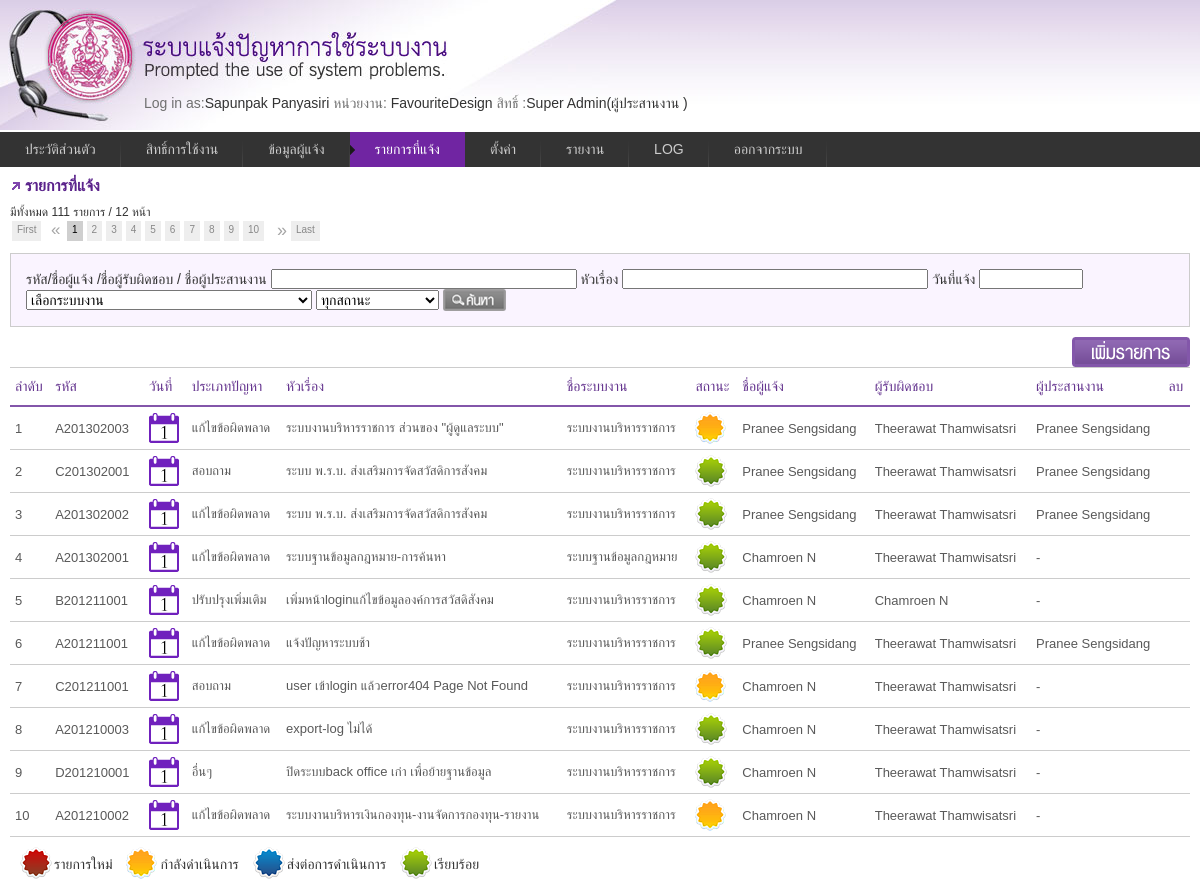
The app's page /request_list.php (signed in) with its own data.
### tables this page shows
CREATE TABLE `informent` (
  `ID` int(11) NOT NULL auto_increment,
  `Code` varchar(10) default NULL,
  `Name` varchar(50) default NULL,
  `lastname` varchar(50) default NULL,
  `usertypeid` int(11) default NULL,
  `UserGroupID` int(11) default NULL,
  `DepartmentID` int(11) default NULL,
  `DivisionID` int(11) default NULL,
  `GroupID` int(11) default NULL,
  `HumanType` int(11) default NULL,
  `IdCard` varchar(17) default NULL,
  `Tel` varchar(11) default NULL,
  `Email` varchar(255) default NULL,
  `Password` varchar(50) default NULL,
  `DateRegister` datetime default NULL,
  PRIMARY KEY  (`ID`)
);

CREATE TABLE `usergroup` (
  `ID` int(10) NOT NULL auto_increment,
  `Code` varchar(10) default NULL,
  `UserGroupName` varchar(50) default NULL,
  `UserDate` date default NULL,
  `CanAccessAll` char(10) default NULL,
  `level` char(1) default NULL,
  PRIMARY KEY  (`ID`)
);

CREATE TABLE `request_lists` (
  `id` int(11) NOT NULL auto_increment,
  `code` varchar(20) default NULL,
  `problemtype` varchar(40) default NULL,
  `title` varchar(255) default NULL,
  `status` varchar(30) default NULL,
  `chk_send` varchar(255) default NULL,
  `system_note` longtext,
  `response_note` longtext,
  `coordinator_note` longtext,
  `send_note` longtext,
  `active_date` datetime default NULL,
  `send_date` datetime default NULL,
  `new_date` datetime default NULL,
  `operation_date` datetime default NULL,
  `complete_date` datetime default NULL,
  `systemid` int(11) default NULL,
  `orderid` int(11) default NULL,
  `responsibleid` int(11) default NULL,
  `coordinatorid` int(11) default NULL,
  `ownid` int(11) default NULL,
  `service` varchar(255) default NULL,
  `system_success` char(1) default NULL,
  `response_success` char(1) default NULL,
  `operation_detail` text,
  `result` text,
  `test` text,
  `future` text,
  `admin_id` int(11) default NULL,
  `rso_name` varchar(255) default NULL,
  `rso_date` date default NULL,
  `rso_channel` varchar(255) default NULL,
  PRIMARY KEY  (`id`)
);

CREATE TABLE `problemtype` (
  `ID` int(11) NOT NULL auto_increment,
  `Code` varchar(255) default NULL,
  `ProblemName` varchar(255) default NULL,
  `abbr` char(50) default NULL,
  PRIMARY KEY  (`ID`)
);

CREATE TABLE `system` (
  `ID` int(10) NOT NULL auto_increment,
  `Code` varchar(10) default NULL,
  `SystemName` varchar(200) default NULL,
  `name_eng` varchar(255) default NULL,
  PRIMARY KEY  (`ID`)
);

CREATE TABLE `problemstatus` (
  `id` int(11) NOT NULL auto_increment,
  `name` varchar(255) default NULL,
  `img` varchar(255) default NULL,
  PRIMARY KEY  (`id`)
);

### include/function.php (called while the page is built, shortened)
<?php
function GetData($tablename, $id)
{
    if($id!='' && $tablename !='')
    {
      $result = mysql_query("SELECT * FROM ".$tablename." WHERE ID=".$id) or die("Error".mysql_error());
      $row = mysql_fetch_array($result);
    }
    return @$row;
}
function DB2Date($Dt)
{
		if($Dt!=NULL && $Dt!="0000-00-00 00:00:00"){
			list($date,$time) = explode(" ",$Dt);
			list($y,$m,$d)   = explode("-",$date);
			return $d."/".$m."/".($y+543);
		}else{
			return ""; }
}
function GetProblemType($id){
	$result=mysql_query("select problemname FROM problemtype where id=".$id);
	$item=mysql_fetch_assoc($result);
	return $item['problemname'];
}
function GetSystem($id,$ch){
	$sql="select b.systemname as name,b.id as id from request_lists a";
	$sql=$sql." left join system b on a.systemid=b.id";
    $sql=$sql." where a.id='".$id."'";
	$result=mysql_query($sql);
	$item=mysql_fetch_assoc($result);
	if($ch){
		return $item['name'];
	}else{
		return $item['id'];
	}
}
function GetProblemStatus($id,$ch=FALSE){
	$result=mysql_query("SELECT img,name FROM problemstatus WHERE id=".$id);
	$item=mysql_fetch_assoc($result);
	if($ch) {return $item['img'];}else{return $item['name'];}
}
function GetUser($id,$ch,$bool=false){
	switch ($ch){
		case "order":
			$sql="select concat(name,' ',lastname) as name,tel from request_lists a ";
			$sql.=" inner join  informent b on a.orderid=b.id  group by b.name,a.orderid HAVING a.orderid=".$id;
			$result=mysql_query($sql);
			$item=mysql_fetch_assoc($result);
			return $item;
		case "response":
			$sql="select concat(name,' ',lastname) as name,tel from request_lists a ";
			$sql .=" inner join  informent b on a.responsibleid=b.id  group by b.name,a.responsibleid HAVING a.responsibleid=".$id;
			$result=mysql_query($sql);
			$item=mysql_fetch_assoc($result);
			if($bool){
				return $item['tel'];
			}else {return $item['name'];}
		case "coor":
			$sql="select concat(name,' ',lastname) as name from request_lists a ";
			$sql.=" inner join  informent b on a.coordinatorid=b.id  group by b.name,a.coordinatorid having a.coordinatorid=".$id;
			$result=mysql_query($sql);
			$item=mysql_fetch_assoc($result);
			return $item['name'];
	}
}
function GetUserType($id){
	 $type=array("","ผู้รับผิดชอบ","ผู้ประสานงาน ","เจ้าของระบบ","ผู้ใช้งาน");
	 return $type[$id];
}
function GetDiv($id,$type=false){
	$type=($type==false)?"orderid":$type;
	$sql="select c.divisionname as name from request_lists a";
	$sql=$sql." inner join informent  b on a.".$type."=b.id";
	$sql=$sql." inner join division c on b.divisionid=c.id";
	$sql=$sql." group by c.divisionname,a.".$type.",c.id,b.id,b.divisionid having a.".$type."=".$id;
	$result=mysql_query($sql);
	$item=mysql_fetch_assoc($result);
	return $item['name'];
}
?>

### include/class_userlogin.php (called while the page is built, shortened)
<?php
class UserLogin{
 function GetPermission($pm_code)
 {
	$sql="select * from usergroup_permission where usergroupid=".$_SESSION["usergroupid"]." and code=".$pm_code;
	$result=mysql_query($sql)or die('Invalid query: ' . mysql_error());
	if($result){
		$item=mysql_fetch_assoc($result);
	}else{ $item="";}
	return $item;
 }
}
?>

### request_list/list.php (the view, shortened to what this page needs)
<h3>รายการที่แจ้ง</h3>
<?php
	$p_name=(@$_GET['name']!="")?" and (a.code='".$_GET['name']."' or coordinatorid in(select id from informent where name LIKE '%".$_GET['name']."%') or responsibleid in (select id from informent where name LIKE '%".$_GET['name']."%') or orderid in(select id from informent where name LIKE '%".$_GET['name']."%') )" :"";
	$p_system=(@$_GET['s_system']!="")?" and systemid='".$_GET['s_system']."'" :"";
	$p_newdate=(@$_GET['new_date']!="")?" and substr(new_date,1,10)='".DateTH2DB($_GET['new_date'])."'" :"";
	$p_status=(@$_GET['s_status']!="")?" and status='".$_GET['s_status']."'" :"";
	$p_title=(@$_GET['title']!="")? " and title LIKE'%".$_GET['title']."%'":"";
?>
<?php
	   if($_SESSION['usertype']=='4'){
		   $sql="select a.*,b.* from request_lists a";
		   $sql .=" left join informent b on a.orderid=b.id ";
		   $sql .=" where a.systemid in(select b.systemid from informent c";
		   $sql .=" left join user_systems b on c.id=b.userid)";
		   $sql .=" and a.orderid='".@$_SESSION["id"]."' ".$p_name.$p_system.$p_newdate.$p_status.$p_title;
	   }else if ($_SESSION['usertype']=='2'){
			   $sql  ="select a.*,b.* from request_lists a";
			   $sql .=" left join informent b on a.coordinatorid=b.id ";
			   $sql .=" where a.systemid in(select b.systemid from informent c";
		   	   $sql .=" left join user_systems b on c.id=b.userid where b.userid='".$_SESSION['id']."')".$p_name.$p_system.$p_newdate.$p_status.$p_title;
	   }
			$view="select canaccessall from usergroup where canaccessall='1' and id=".$_SESSION['usergroupid'];
			$result=mysql_query($view) or die ("Error:".mysql_error());
			$item=mysql_fetch_assoc($result);
				if($_SESSION['usergroupid']=="2"){
						$sql="select a.* from request_lists a ";
						$sql .=" where  systemid in(select b.systemid from informent c left join user_systems b on c.id=b.userid where b.userid='".$_SESSION['id']."')";
						$sql .=$p_name.$p_system.$p_newdate.$p_status.$p_title;
				}else{
					if($item['canaccessall']=="1"){
						$sql="select a.* from request_lists a ";
						$sql .=" where  systemid in(select b.systemid from informent c left join user_systems b on c.id=b.userid where b.userid='".$_SESSION['id']."')";
						$sql .=$p_name.$p_system.$p_newdate.$p_status.$p_title;
					}
				}
	  $per_page=10;
	  $num_pages= 1;
                $page= @$_GET['page']!='' ? @$_GET['page'] : 1;
                        $result = mysql_query($sql);
                        $page_start = ( $per_page * $page) - $per_page;
                        $num_rows = mysql_num_rows($result);
                  if ( $num_rows <= $per_page )
                        $num_pages = 1;
                  else if ( ( $num_rows % $per_page ) == 0 )
                        $num_pages = ( $num_rows / $per_page );
                  else
                        $num_pages = ( $num_rows / $per_page ) + 1;
                $num_pages = ( int ) $num_pages;
                 $sql .= "  ORDER BY a.id DESC  LIMIT $page_start, $per_page";
                $result_1 = mysql_query($sql) or die("Invalid query: " . mysql_error());
?>
<span style="font-size:12px;">มีทั้งหมด <?=$num_rows;?> รายการ  / <?=$num_pages;?> หน้า </span><div id="pagenavi" ></div>
<div id="search">
<form method="get" >
    <span>รหัส/ชื่อผู้แจ้ง /ชื่อผู้รับผิดชอบ / ชื่อผู้ประสานงาน
      <input type="text" size="35" name="name" value="<?php echo @$_GET['name'] ?>"/>
    หัวเรื่อง <input type="text" size="35"  name="title" value="<?php echo @$_GET['title']?>" />
    </span>
    <span>
      วันที่แจ้ง
    <input type="text" name="new_date" class="datepicker" style="width:100px;" value="<?php echo @$_GET['new_date'];?>" />
      <select name="s_system">
            <option value="">เลือกระบบงาน</option>
        </select>
      <select name="s_status">
        <option value="">ทุกสถานะ</option>
      </select>
      <input name="search" type="submit" value="search" class="btn_search" />
      </span>
</form>
 </div>
<div id="btnBox">
 <input type="button" value="เพิ่มรายการ" onclick="document.location.href='request_list.php?act=form'"  class="btn_add" />
</div>
<table class="tblist" >
<tr>
  <th>ลำดับ</th>
  <th>รหัส</th>
  <th>วันที่</th>
  <th>ประเภทปัญหา</th>
  <th>หัวเรื่อง</th>
  <th>ชื่อระบบงาน</th>
  <th>สถานะ</th>
   <?php if($_SESSION['usertype']=='1' || $_SESSION['usertype']=='2' ): ?>
  <th>ชื่อผู้แจ้ง</th>
  <th>ผู้รับผิดชอบ</th>
  <th>ผู้ประสานงาน</th>
  <?php endif; ?>
  <th>ลบ</th>
  </tr>
<?php
	$i = ($page -1)* $per_page;
	while($item=mysql_fetch_assoc($result_1)):
	$i++;
  ?>
<tr >
  <td onclick="window.location='request_list.php?act=form&id=<?php echo $item['id']?>'" style="cursor:pointer;"><?php echo $i; ?></td>
  <td onclick="window.location='request_list.php?act=form&id=<?php echo $item['id']?>'" style="cursor:pointer;"><?php echo $item['code'];?>&nbsp;</td>
  <td onclick="window.location='request_list.php?act=form&id=<?php echo $item['id']?>'" style="cursor:pointer;">
  	<img src="images/calendar_ico.gif" width="30" height="30" title="แจ้งใหม่:<?php echo DB2Date($item['new_date'])?> <br> ดำเนินการ: <?php echo DB2Date($item['operation_date']) ?> <br> ส่งการดำเนินงาน :<?php echo DB2Date($item['send_date']) ?><br> แก้ไขเรียบร้อย: <?php echo DB2Date($item['complete_date'])?>" class="vtip"/>
  </td>
  <td onclick="window.location='request_list.php?act=form&id=<?php echo $item['id']?>'" style="cursor:pointer;"><?php echo GetProblemType($item['problemtype']); ?></td>
  <td onclick="window.location='request_list.php?act=form&id=<?php echo $item['id']?>'" style="cursor:pointer;"><?php echo trim($item['title']) ?></td>
  <td onclick="window.location='request_list.php?act=form&id=<?php echo $item['id']?>'"style="cursor:pointer;"><?php echo GetSystem($item['id'],true) ?></td>
  <td onclick="window.location='request_list.php?act=form&id=<?php echo $item['id']?>'" style="cursor:pointer;">
  	<img src="images/<?php  echo GetProblemStatus($item['status'],true);  ?>" width="32" height="32" title="<?php  echo GetProblemStatus($item['status'],false);  ?>" class="vtip" />
  </td>
  <?php if($_SESSION['usertype']=='1' || $_SESSION['usertype']=='2' ): ?>
  <td onclick="window.location='request_list.php?act=form&id=<?php echo $item['id']?>'" style="cursor:pointer;">
  	<?php $rs=GetUser($item['orderid'],'order')?><span title="หน่วยงาน :<?php echo GetDiv($item['orderid'])?><br>เบอร์ติดต่อ :<?php echo $rs['tel']?>" class="vtip"><?php echo $rs['name']; ?></span>
  </td>
  <td onclick="window.location='request_list.php?act=form&id=<?php echo $item['id']?>'" style="cursor:pointer;"><?php echo GetUser($item['responsibleid'],'response')?></td>
  <td onclick="window.location='request_list.php?act=form&id=<?php echo $item['id']?>'" style="cursor:pointer;"><?php echo ($item['coordinatorid']==0)?"-": GetUser($item['coordinatorid'],'coor');?></td>
  <?php endif; ?>
  <td>
  </td>
  </tr>
<tr>
<?php endwhile; ?>
</table>
<div id="status">
	<img src="images/new.png" width="32" height="32" title="รายการใหม่" />รายการใหม่
    <img src="images/process.png" width="32" height="32" title="กำลังดำเนินการ"/>กำลังดำเนินการ
    <img src="images/send.png" width="32" height="32" title="ส่งต่อการดำเนินการ"/>ส่งต่อการดำเนินการ
    <img src="images/complete.png" width="32" height="32" title="เรียบร้อย" />เรียบร้อย
</div>

### _menu.php (shortened to what this page needs)
<?
$currentUser = GetData("informent",$_SESSION['id']);
$group = GetData("usergroup",$_SESSION["usergroupid"]);
$agen=GetAgencie($_SESSION["id"]);
?>
<?
	$tmp = explode("/",$_SERVER['SCRIPT_NAME']);
		 $page_name = trim($tmp[count($tmp)-1]);
		$active_1_list = array('profile.php');
		$active_2_list = array('usergroup.php');
		$active_3_list = array('user.php');
		$active_4_list = array('request_list.php');
		$active_5_list = array('setting.php');
		$active_6_list = array('report.php');
		$active_7_list = array('logfile.php');
		if (in_array($page_name, $active_1_list))$m1_class = "current";	else	$m1_class = "";
		if (in_array($page_name, $active_2_list))$m2_class = "current";	else 	$m2_class = "";
		if (in_array($page_name, $active_3_list))$m3_class = "current";	else	$m3_class = "";
		if (in_array($page_name, $active_4_list))$m4_class = "current";	else	$m4_class = "";
		if (in_array($page_name, $active_5_list))$m5_class = "current";	else	$m5_class = "";
		if (in_array($page_name, $active_6_list))$m6_class = "current";	else	$m6_class = "";
		if (in_array($page_name, $active_7_list))$m7_class = "current";	else	$m7_class = "";
?>
<div id="head">
<div style="padding:95px 0 0 144px;">
<span class="gray">Log in as:</span><?php echo $currentUser['Name']." ".$currentUser['lastname'];?>
<span class="gray"> หน่วยงาน:</span>
<?php  if($_SESSION["usergroupid"]=="2"){
			$agen="FavouriteDesign";
		}
			echo $agen;
?>
<?php
$pm =new UserLogin();
    $item_1=$pm->GetPermission(1);
	$item_2=$pm->GetPermission(2);
	$item_3=$pm->GetPermission(3);
	$item_4=$pm->GetPermission(4);
	$item_5=$pm->GetPermission(5);
	$item_6=$pm->GetPermission(6);
	$item_7=$pm->GetPermission(7);
    $item_8=$pm->GetPermission(8);
	$item_10=$pm->GetPermission(10);
    $item_9=$pm->GetPermission(9);
	$item_11=$pm->GetPermission(11);
?>
<span class="gray"> สิทธิ์ :</span><?php echo $group['UserGroupName']; ?>(<?php echo GetUserType($_SESSION["usertype"]); ?>)</div>
</div>
<div class="menu">
		<ul>
			<li><a href="profile.php"  class="<?=$m1_class;?>">ประวัติส่วนตัว</a></li>
			<?php if($item_9['CanView']=="1"){ ?>
            <li><a href="usergroup.php"  class="<?=$m2_class;?>">สิทธิ์การใช้งาน</a></li>
			<?php } ?>
			<?php if($item_8['CanView']=="1"){ ?>
            <li><a href="user.php"  class="<?=$m3_class;?>">ข้อมูลผู้แจ้ง</a></li>
			<?php } ?>
			<li><a href="request_list.php" id="current"  class="<?=$m4_class;?>">รายการที่แจ้ง</a></li>
			 <?php
			 if($item_1['CanView']=="1" || $item_2['CanView']=="1" || $item_3['CanView']=="1" || $item_4['CanView']=="1" || $item_5['CanView']=="1" || $item_6['CanView']=="1" || $item_7['CanView']=="1"){ ?>
            <li><a href="#" class="<?=$m5_class;?>">ตั้งค่า</a>
          </li>
          <?php } ?>
		  	<?php if($item_10['CanView']=="1"){ ?>
            <li><a href="#" class="<?=$m6_class;?>">รายงาน</a>
            </li>
			<?php } ?>
			<?php
				if($item_11['CanView']=="1"){
				 ?>
            <li><a href="logfile.php" class="<?=$m7_class;?>">LOG</a></li>
			<?php } ?>
            <li><a href="#" onclick="ConfirmLogout();">ออกจากระบบ</a></li>
		</ul>
	</div>

### records on screen
informent: Name "Sapunpak", lastname "Panyasiri"
usergroup: UserGroupName "Super Admin"
request_lists: code "A201302003", problemtype.ProblemName "แก้ไขข้อผิดพลาด", title "ระบบงานบริหารราชการ ส่วนของ \"ผู้ดูแลระบบ\"", id.SystemName "ระบบงานบริหารราชการ", status.img (picture), name "Pranee Sengsidang", responsibleid "Theerawat Thamwisatsri", coordinatorid "Pranee Sengsidang"
request_lists: code "C201302001", problemtype.ProblemName "สอบถาม", title "ระบบ พ.ร.บ. ส่งเสริมการจัดสวัสดิการสังคม", id.SystemName "ระบบงานบริหารราชการ", status.img (picture), name "Pranee Sengsidang", responsibleid "Theerawat Thamwisatsri", coordinatorid "Pranee Sengsidang"
request_lists: code "A201302002", problemtype.ProblemName "แก้ไขข้อผิดพลาด", title "ระบบ พ.ร.บ. ส่งเสริมการจัดสวัสดิการสังคม", id.SystemName "ระบบงานบริหารราชการ", status.img (picture), name "Pranee Sengsidang", responsibleid "Theerawat Thamwisatsri", coordinatorid "Pranee Sengsidang"
request_lists: code "A201302001", problemtype.ProblemName "แก้ไขข้อผิดพลาด", title "ระบบฐานข้อมูลกฎหมาย-การค้นหา", id.SystemName "ระบบฐานข้อมูลกฎหมาย", status.img (picture), name "Chamroen N", responsibleid "Theerawat Thamwisatsri"
request_lists: code "B201211001", problemtype.ProblemName "ปรับปรุงเพิ่มเติม", title "เพิ่มหน้าloginแก้ไขข้อมูลองค์การสวัสดิสังคม", id.SystemName "ระบบงานบริหารราชการ", status.img (picture), name "Chamroen N", responsibleid "Chamroen N"
request_lists: code "A201211001", problemtype.ProblemName "แก้ไขข้อผิดพลาด", title "แจ้งปัญหาระบบช้า", id.SystemName "ระบบงานบริหารราชการ", status.img (picture), name "Pranee Sengsidang", responsibleid "Theerawat Thamwisatsri", coordinatorid "Pranee Sengsidang"
request_lists: code "C201211001", problemtype.ProblemName "สอบถาม", title "user เข้าlogin แล้วerror404 Page Not Found", id.SystemName "ระบบงานบริหารราชการ", status.img (picture), name "Chamroen N", responsibleid "Theerawat Thamwisatsri"
request_lists: code "A201210003", problemtype.ProblemName "แก้ไขข้อผิดพลาด", title "export-log ไม่ได้", id.SystemName "ระบบงานบริหารราชการ", status.img (picture), name "Chamroen N", responsibleid "Theerawat Thamwisatsri"
request_lists: code "D201210001", problemtype.ProblemName "อื่นๆ", title "ปิดระบบback office เก่า เพื่อย้ายฐานข้อมูล", id.SystemName "ระบบงานบริหารราชการ", status.img (picture), name "Chamroen N", responsibleid "Theerawat Thamwisatsri"
request_lists: code "A201210002", problemtype.ProblemName "แก้ไขข้อผิดพลาด", title "ระบบงานบริหารเงินกองทุน-งานจัดการกองทุน-รายงาน", id.SystemName "ระบบงานบริหารราชการ", status.img (picture), name "Chamroen N", responsibleid "Theerawat Thamwisatsri"

### other values on screen
$agen "FavouriteDesign"
GetUserType($_SESSION["usertype"]) "ผู้ประสานงาน"
$num_rows "111"
$num_pages "12"
